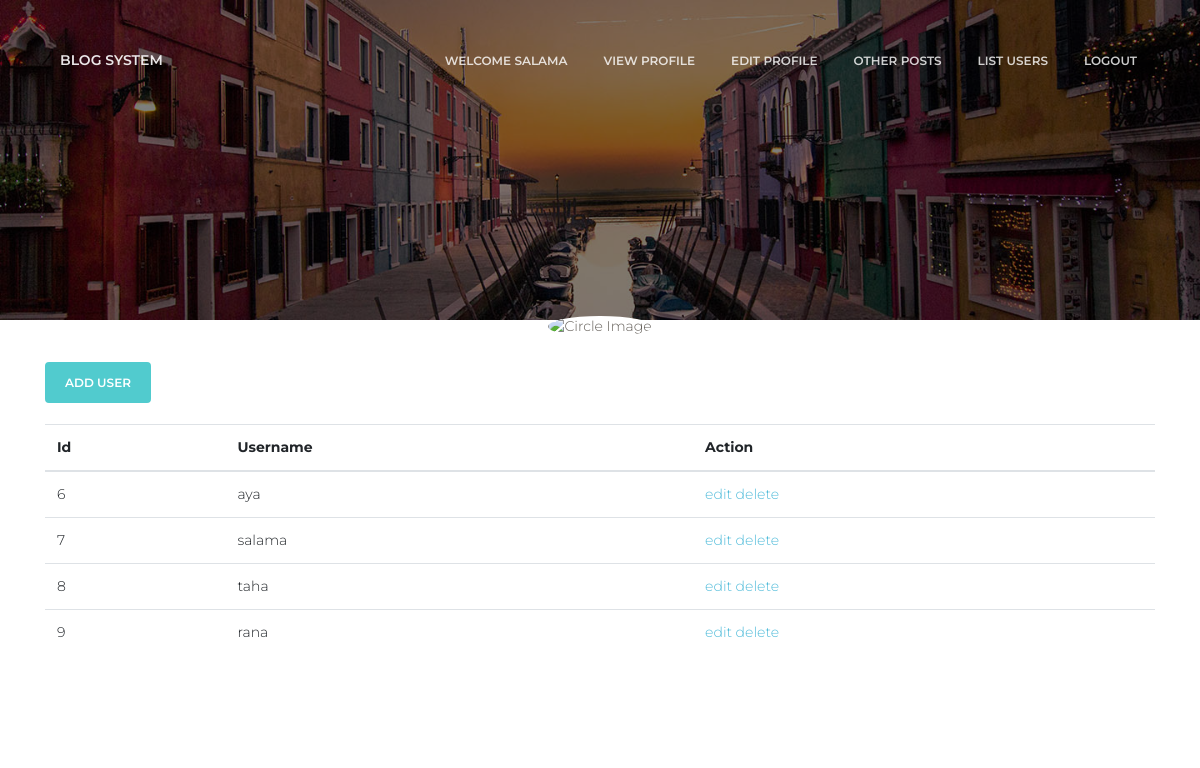
Before: /user.php (signed in) with the older database file.
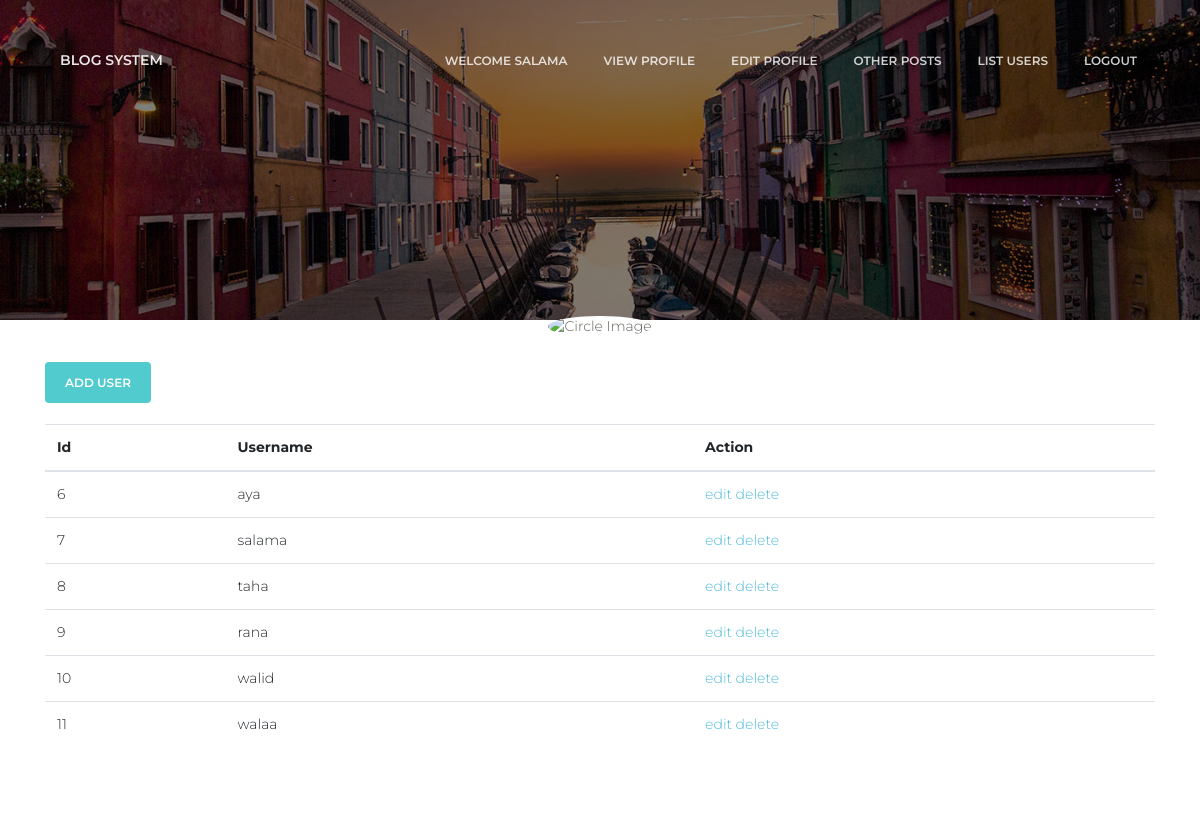
After: the same page with the newer database file.
### tables this page shows
CREATE TABLE `users` (
  `id` int(20) NOT NULL,
  `username` varchar(50) NOT NULL,
  `password` varchar(50) NOT NULL,
  `image_url` text NOT NULL
);

### user.php (the view, shortened to what this page needs)
<?php
if( isset( $_SESSION['id'] ) ){
$db = new PDO("mysql:host=localhost;dbname=social_blog", "root", "" , array(PDO::MYSQL_ATTR_INIT_COMMAND =>  "SET NAMES 'UTF8'") );
$sql =  $db->prepare(" SELECT * from users WHERE id = " . $_SESSION['id'] );
$myResult = $sql->execute();
$foundUser = $sql->fetchAll() ;
$foundUser =  array_shift($foundUser);
require_once("head.php");
?>
  <div class="page-header page-header-xs" data-parallax="true" style="background-image: url('assets/img/fabio-mangione.jpg');">
  </div>
  <div class="section profile-content" style="background:#fff ">
    <div class="container">
      <div class="owner">
        <div class="avatar">
          <img src="https://t3.ftcdn.net/jpg/01/49/81/06/240_F_149810615_9YowtTtIjcqe6AZXsH1VCPbXzC1ON9yN.jpg" alt="Circle Image" class="img-circle img-no-padding img-responsive">
        </div>
      </div>
<?php
$sql =  $db->prepare(" SELECT * from users");
$myResult = $sql->execute();
$users = $sql->fetchAll() ;
?>
<a class="btn btn-primary" href="addUser.php?action=add">Add User</a>
<br><br>
<table class="table">
  <thead>
    <tr>
      <th scope="col">Id</th>
      <th scope="col">Username</th>
      <th scope="col">Action</th>
    </tr>
  </thead>
  <tbody>
     <?php
    foreach( $users as $user ){ ?>
    <tr>
      <?php
       echo "<td>".$user['id']."</td>" ;
       echo "<td>".$user['username']."</td>" ;
       echo "<td><a href='editUser.php?action=edit&id=".$user['id']."'>edit</a>
       <a href='?action=delete&id=".$user['id']."' onclick=\"return confirm('Are you sure you want to delete this item?');\">delete</a>
       </td>" ;
      ?>
    </tr>
  <?php } ?>
  </tbody>
</table>
    </div>
  </div>
  <?php require_once("footer.php");
}else{
  header('Location:http://'.$_SERVER['HTTP_HOST'].'/social_blog/login.php ');
}

### head.php (shortened to what this page needs)
<!DOCTYPE html>
<html lang="en">
<head>
  <link href="https://maxcdn.bootstrapcdn.com/font-awesome/latest/css/font-awesome.min.css" rel="stylesheet">
  <link href="assets/css/bootstrap.min.css" rel="stylesheet" />
  <link href="assets/css/paper-kit.css?v=2.2.0" rel="stylesheet" />
  <link href="assets/demo/demo.css" rel="stylesheet" />
</head>
<body class="register-page sidebar-collapse">
  <nav class="navbar navbar-expand-lg fixed-top navbar-transparent " color-on-scroll="300">
    <div class="container">
      <div class="navbar-translate">
        <a class="navbar-brand" href="home.php?action=view&id=<?php echo $_SESSION['id']; ?>" rel="tooltip" title="Coded by Creative Tim" data-placement="bottom" >
          Blog System
        </a>
      </div>
      <div class="collapse navbar-collapse justify-content-end" id="navigation">
        <ul class="navbar-nav">
           <li class="nav-item">
            <a href="home.php?action=view&id=<?php echo $_SESSION['id']; ?>"  class="nav-link"> Welcome <?php echo $foundUser['username']; ?></a>
          </li>
          <li class="nav-item">
            <a href="editUser.php?action=view&id=<?php echo $_SESSION['id']; ?>"  class="nav-link"> View Profile</a>
          </li>
          <li class="nav-item">
            <a href="editUser.php?action=edit&id=<?php echo $_SESSION['id']; ?>"  class="nav-link"> Edit Profile</a>
          </li>
          <li class="nav-item">
            <a href="otherPosts.php?action=view&id=<?php echo $_SESSION['id']; ?>"  class="nav-link"> Other Posts</a>
          </li>
          <li class="nav-item">
            <a href="user.php" class="nav-link"> list users</a>
          </li>
          <li class="nav-item">
            <a href="logout.php" class="nav-link"> logout</a>
          </li>
        </ul>
      </div>
    </div>
  </nav>

### footer.php (shortened to what this page needs)
</body>
</html>

### assets/demo/demo.css (style rules this page uses)
.profile-content { padding-top: 0; position: relative; z-index: 2; }

Changed rows visible on the page:
added users: id "10", username "walid"
added users: id "11", username "walaa"
